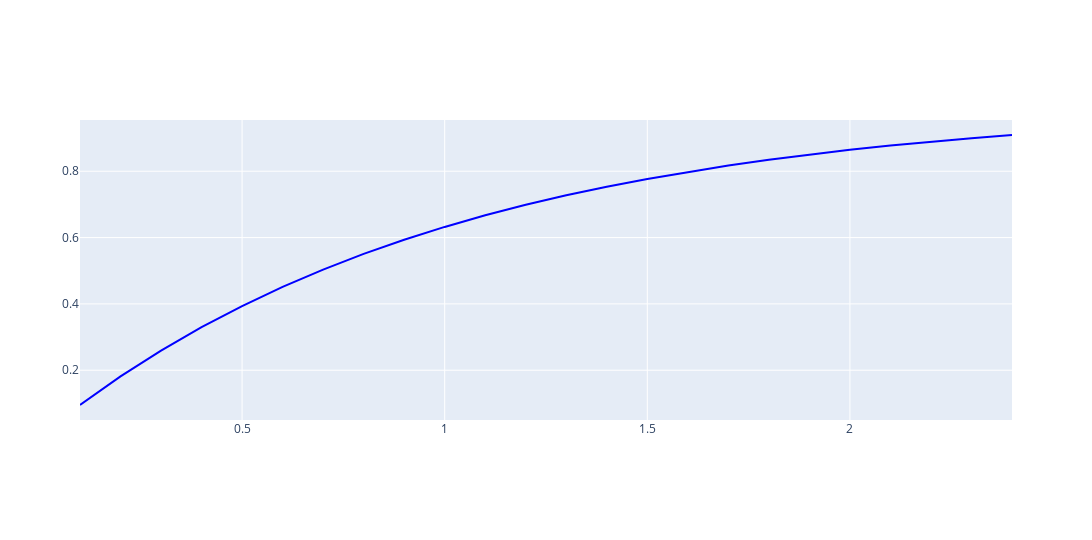

Notebook source saved alongside this figure:
### Code cell
plotThisShit(x_plot, cdf_plot)

### Figure 1 — Plotly figure (JSON) as saved in the notebook; plotly's stock layout.template omitted (floating-point values rounded to 4 significant figures)
{"data": [{"marker": {"color": "blue"}, "mode": "lines", "name": "-", "type": "scatter", "x": [0.1, 0.2, 0.3, 0.4, 0.5, 0.6, 0.7, 0.8, 0.9, 1, 1.1, 1.2, 1.3, 1.4, 1.5, 1.6, 1.7, 1.8, 1.9, 2, 2.1, 2.2, 2.3, 2.4], "y": [0.09516, 0.1813, 0.2592, 0.3297, 0.3935, 0.4512, 0.5034, 0.5507, 0.5934, 0.6321, 0.6671, 0.6988, 0.7275, 0.7534, 0.7769, 0.7981, 0.8173, 0.8347, 0.8504, 0.8647, 0.8775, 0.8892, 0.8997, 0.9093]}], "layout": {"height": 540, "margin": {"b": 120, "t": 120}, "width": 1152}}
